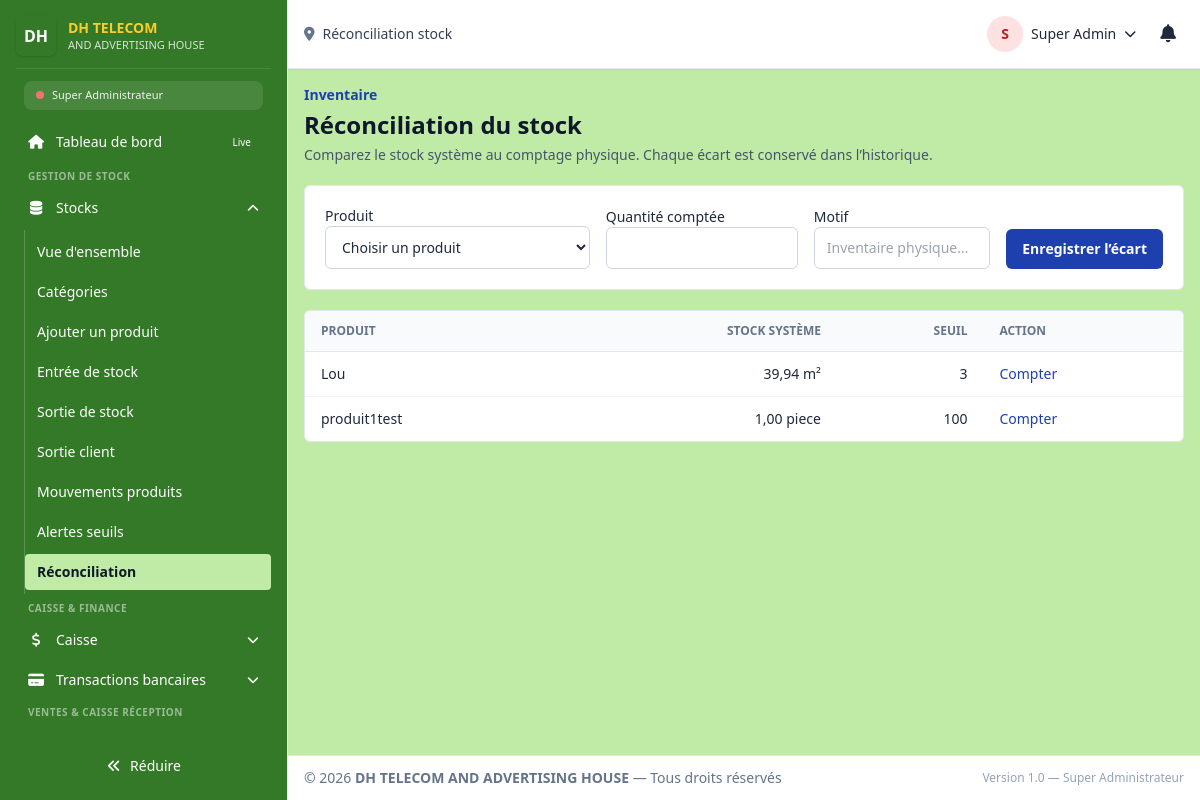
Before: /super_admin/stock/reconciliation (signed in) with the older database file.
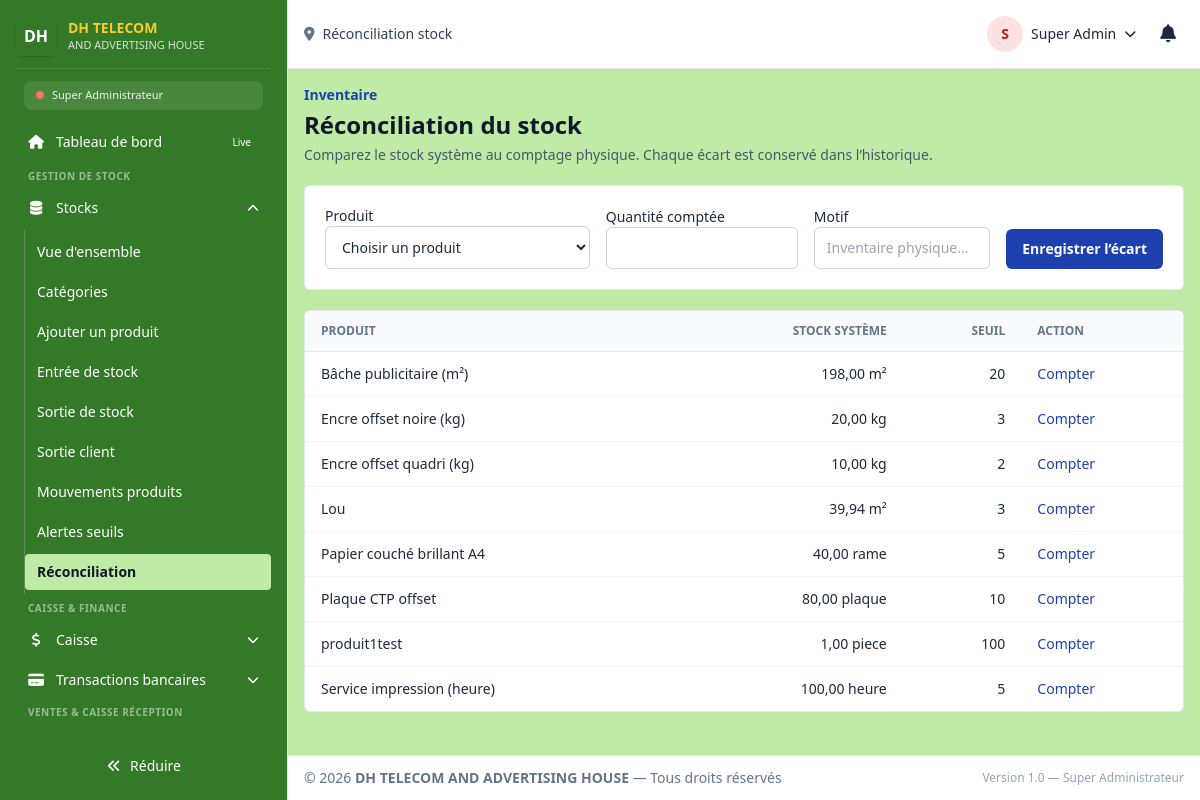
After: the same page with the newer database file.
### tables this page shows
CREATE TABLE `users` (
  `id` int(100) NOT NULL,
  `profil` varchar(255) NOT NULL DEFAULT '',
  `user_name` varchar(255) NOT NULL,
  `password` varchar(255) NOT NULL COMMENT 'bcrypt hash',
  `secret_code` varchar(255) DEFAULT NULL,
  `category` varchar(100) DEFAULT NULL COMMENT 'Réf cat_users.category',
  `f_name` varchar(100) DEFAULT NULL,
  `l_name` varchar(100) DEFAULT NULL,
  `telephone` varchar(100) DEFAULT NULL,
  `email` varchar(100) DEFAULT NULL,
  `adress` varchar(100) NOT NULL DEFAULT '',
  `level` varchar(100) NOT NULL DEFAULT '',
  `salary` decimal(10,0) NOT NULL DEFAULT 0,
  `status` varchar(100) NOT NULL DEFAULT 'Disponible',
  `session_id` varchar(1000) NOT NULL DEFAULT '',
  `admission` date NOT NULL DEFAULT curdate(),
  `reset_token` varchar(255) DEFAULT NULL,
  `token_expiry` datetime DEFAULT current_timestamp(),
  `jwt_secret` varchar(255) DEFAULT NULL COMMENT 'Secret personnel pour JWT',
  `last_login` datetime DEFAULT NULL,
  `failed_attempts` int(11) DEFAULT 0,
  `locked_until` datetime DEFAULT NULL,
  `created_at` timestamp NOT NULL DEFAULT current_timestamp(),
  `updated_at` timestamp NOT NULL DEFAULT current_timestamp() ON UPDATE current_timestamp()
);

CREATE TABLE `stock` (
  `id` int(100) NOT NULL,
  `reference` varchar(50) DEFAULT NULL,
  `barcode` varchar(50) DEFAULT NULL,
  `bar_code` int(11) NOT NULL DEFAULT 0,
  `medicine_name` varchar(100) NOT NULL,
  `color` varchar(10) NOT NULL DEFAULT '#000000',
  `category` varchar(255) NOT NULL,
  `sub_category_id` int(11) DEFAULT NULL,
  `shelf` text DEFAULT NULL,
  `registered_quantity` decimal(10,2) NOT NULL DEFAULT 0.00,
  `used_quantity` decimal(10,2) NOT NULL DEFAULT 0.00,
  `actual_quantity` decimal(10,2) NOT NULL DEFAULT 0.00,
  `register_date` varchar(100) NOT NULL,
  `expire_date` varchar(100) DEFAULT NULL,
  `sell_type` varchar(100) NOT NULL,
  `unit_id` int(11) DEFAULT NULL,
  `purchase_unit_id` int(11) DEFAULT NULL,
  `sale_unit_id` int(11) DEFAULT NULL,
  `origin` varchar(50) NOT NULL DEFAULT '',
  `quality` varchar(50) NOT NULL DEFAULT 'Standard',
  `actual_price` decimal(10,0) NOT NULL DEFAULT 0,
  `selling_price` decimal(10,0) NOT NULL DEFAULT 0,
  `profit_price` decimal(10,0) NOT NULL DEFAULT 0,
  `status` varchar(100) NOT NULL DEFAULT 'Disponible',
  `inventory` decimal(10,2) NOT NULL DEFAULT 0.00,
  `storage_conditions` varchar(255) NOT NULL DEFAULT '',
  `profil` varchar(100) NOT NULL DEFAULT '',
  `guard` decimal(10,0) NOT NULL DEFAULT 0,
  `requisition` decimal(10,2) DEFAULT 0.00,
  `seuil` decimal(10,0) NOT NULL DEFAULT 3 COMMENT 'Seuil alerte stock',
  `totalPrice` decimal(15,0) GENERATED ALWAYS AS (`actual_quantity` * `actual_price`) STORED,
  `low_stock_alert` tinyint(1) DEFAULT 0,
  `expiring_alert` tinyint(1) DEFAULT 0,
  `created_at` timestamp NOT NULL DEFAULT current_timestamp(),
  `updated_at` timestamp NOT NULL DEFAULT current_timestamp() ON UPDATE current_timestamp(),
  `grammage` int(11) DEFAULT NULL COMMENT 'g/m² pour papier',
  `format` varchar(50) DEFAULT NULL COMMENT 'A4, A3, SRA3...',
  `dimensions_mm` varchar(50) DEFAULT NULL,
  `laize` decimal(10,2) DEFAULT NULL COMMENT 'Largeur rouleau (m)',
  `thickness_mm` decimal(10,2) DEFAULT NULL COMMENT 'Épaisseur (mm)',
  `ink_color` varchar(50) DEFAULT NULL COMMENT 'Couleur encre',
  `support_type` varchar(100) DEFAULT NULL,
  `finish_type` varchar(100) DEFAULT NULL COMMENT 'Brillant, mat, soft touch',
  `brand` varchar(100) DEFAULT NULL,
  `supplier_id` int(100) DEFAULT NULL COMMENT 'Réf partners.id',
  `location` varchar(100) DEFAULT NULL COMMENT 'Emplacement entrepôt',
  `min_stock_alert` decimal(10,2) DEFAULT 0.00 COMMENT 'Seuil alerte',
  `reorder_level` decimal(10,2) DEFAULT 0.00 COMMENT 'Seuil réappro',
  `purchase_price` decimal(15,2) DEFAULT 0.00,
  `photo_url` varchar(500) DEFAULT NULL,
  `notes` text DEFAULT NULL
);

### router.php (called while the page is built, shortened)
<?php
require_once __DIR__ . "/dash/template/permissions.php";
if (!function_exists('app_url')) {
    function app_url(string $path = ''): string
    {
        return APP_BASE_PATH . '/' . ltrim($path, '/');
    }
}
if (!function_exists('app_route_url')) {
    function app_route_url(string $path, ?string $role = null): string
    {
        $role = $role ?? ($_SESSION['role'] ?? '');
        $path = trim($path, '/');
        if ($role !== '' && $path !== $role && strpos($path, $role . '/') !== 0) {
            $path = $role . '/' . $path;
        }
        return app_url($path);
    }
}
$ROUTES_BY_ROLE  = [];
foreach ($ROLES as $roleName => $roleDefinition) {
    $roleUser = ["role_system" => $roleName];
    $ROUTES_BY_ROLE[$roleName] = [];
    foreach ($ROUTE_DEFINITIONS as $routeName => $routeDefinition) {
        $roleRoute = $roleName . '/' . $routeName;
        if (userCan($roleUser, $routeDefinition[1])) {
            if ($roleName === "receptionniste" && $routeName === "accueil") {
                $routeDefinition[0] = "./dash/receptionist/index.php";
            }
            if ($roleName === "comptable" && $routeName === "accueil") {
                $routeDefinition[0] = "./dash/comptable/index.php";
            }
            if ($roleName === "magasinier" && $routeName === "accueil") {
                $routeDefinition[0] = "./dash/magasinier/index.php";
            }
            $ROUTES_BY_ROLE[$roleName][$roleRoute] = $routeDefinition;
        }
    }
}
$ROLE_ALIASES = [
    "Super Admin" => "super_admin",
    "Admin"       => "directeur_general",
    "caissier"    => "comptable",
    "agent"       => "magasinier",
    "Utilisateur" => "travailleur",
];
require_once __DIR__ . "/api/database.php";
$db = Database::getInstance();
$userRecord = $db->fetch(
    "SELECT id, user_name, category, f_name, l_name, status, profil
     FROM users
     WHERE id = ?
     LIMIT 1",
    [$_SESSION["user_id"]]
);
$role = $ROLE_ALIASES[$userRecord["category"] ?? ""] ?? ($userRecord["category"] ?? "");
$ROUTES = $ROUTES_BY_ROLE[$role];
$route = $_GET['route'] ?? ($role . '/accueil');
$route = trim($route, '/');
$route = strtolower($route);
    ?>
    <?php
list($file, $requiredPermission, $pageTitle) = $ROUTES[$route];
    ?>
    <?php
$pagePath = __DIR__ . "/" . $file;
    ?>
    <?php
require $pagePath;
$content = ob_get_clean();
require_once __DIR__ . "/dash/template/layout.php";

### api/database.php (called while the page is built, shortened)
<?php
class Database
{
    private static $instance = null;
    private $pdo;
    private function __construct()
    {
        $dsn = 'mysql:host=' . DB_HOST
             . ';port=' . DB_PORT
             . ';dbname=' . DB_NAME
             . ';charset=' . DB_CHARSET;
        $options = [
            PDO::ATTR_ERRMODE            => PDO::ERRMODE_EXCEPTION,
            PDO::ATTR_DEFAULT_FETCH_MODE => PDO::FETCH_ASSOC,
            PDO::ATTR_EMULATE_PREPARES   => false,
            PDO::ATTR_PERSISTENT         => false,
            PDO::ATTR_TIMEOUT            => 5,
            PDO::ATTR_STRINGIFY_FETCHES  => false,
            PDO::MYSQL_ATTR_INIT_COMMAND => "SET NAMES " . DB_CHARSET
                                          . " COLLATE " . DB_COLLATION
                                          . ", time_zone = '+02:00'",
        ];
        try {
            $this->pdo = new PDO($dsn, DB_USER, DB_PASS, $options);
        } catch (PDOException $e) {
            $this->logError($e);
            die('Erreur de connexion à la base de données : ' . $e->getMessage());
        }
    }
    public static function getInstance()
    {
        if (self::$instance === null) {
            self::$instance = new self();
        }
        return self::$instance;
    }
    public function query($sql, $params = [])
    {
        $start = microtime(true);
        try {
            $stmt = $this->pdo->prepare($sql);
            $stmt->execute($params);
            return $stmt;
        } catch (PDOException $e) {
            $this->logError($e, $sql, $params);
            throw $e;
        }
    }
    public function fetch($sql, $params = [])
    {
        $result = $this->query($sql, $params)->fetch();
        return $result === false ? null : $result;
    }
    public function fetchAll($sql, $params = [])
    {
        return $this->query($sql, $params)->fetchAll();
    }
}

### dash/magasinier/_inventory.php (called while the page is built, shortened)
<?php
if (!function_exists('inventoryEscape')) {
    function inventoryEscape($value): string
    {
        return htmlspecialchars((string) $value, ENT_QUOTES, 'UTF-8');
    }
}

### dash/template/permissions.php (called while the page is built, shortened)
<?php
function getRoleColor(string $role): string
{
    global $ROLES;
    return $ROLES[$role]["color"] ?? "slate";
}

### dash/magasinier/stock_reconciliation.php (the view, shortened to what the rows shown need)
<?php
require_once __DIR__.'/../../api/database.php'; require_once __DIR__.'/_inventory.php';
$db=Database::getInstance(); $errors=[]; $productId=(int)($_GET['product_id']??$_POST['product_id']??0); $newQuantity=(string)($_POST['new_quantity']??''); $reason=trim((string)($_POST['reason']??'')); inventoryEnsureCsrf();
$products=$db->fetchAll('SELECT id,medicine_name,actual_quantity,seuil,sell_type FROM stock ORDER BY medicine_name');$flash=$_SESSION['flash_message']??null;unset($_SESSION['flash_message']);
?>
<section class="space-y-5"><header><h1 class="mt-1 text-2xl font-bold text-slate-900">Réconciliation du stock</h1></header>
<div class="overflow-x-auto rounded-md border border-slate-200 bg-white"><table class="min-w-full divide-y text-sm"><thead class="bg-slate-50 text-left text-xs uppercase text-slate-500"><tr><th class="px-4 py-3">Produit</th><th class="px-4 py-3 text-right">Stock système</th><th class="px-4 py-3 text-right">Seuil</th><th class="px-4 py-3">Action</th></tr></thead><tbody class="divide-y divide-slate-100"><?php if(!$products):?><tr><td colspan="4" class="px-4 py-10 text-center text-slate-500">Aucun produit à réconcilier.</td></tr><?php else:foreach($products as $product):?><tr><td class="px-4 py-3 font-medium"><?=inventoryEscape($product['medicine_name'])?></td><td class="px-4 py-3 text-right"><?=number_format((float)$product['actual_quantity'],2,',',' ')?> <?=inventoryEscape($product['sell_type'])?></td><td class="px-4 py-3 text-right"><?=number_format((float)$product['seuil'],0,',',' ')?></td><td class="px-4 py-3"><a href="<?=inventoryEscape(app_route_url('stock/reconciliation'))?>?product_id=<?=(int)$product['id']?>" class="text-sm font-medium text-blue-800 hover:underline">Compter</a></td></tr><?php endforeach;endif;?></tbody></table></div></section>

### dash/template/layout.php (shortened to what the rows shown need)
<?php
require_once __DIR__ . "/permissions.php";
$escName   = htmlspecialchars($user["nom_complet"] ?? "Utilisateur", ENT_QUOTES, 'UTF-8');
$roleColor = getRoleColor($user["role_system"] ?? "");
$escAvatar = !empty($user["avatar"]) ? htmlspecialchars($user["avatar"], ENT_QUOTES, 'UTF-8') : null;
            ?>
<!doctype html>
<html lang="fr">
<head>
    <link rel="stylesheet"
          href="https://cdnjs.cloudflare.com/ajax/libs/font-awesome/6.5.1/css/all.min.css"
>
    <script src="https://cdn.tailwindcss.com"></script>
</head>
<body class="min-h-screen bg-[#C0EBA6] text-slate-800 antialiased">
<div id="app" class="relative flex h-screen">
    <div id="mainArea" class="w-0 min-w-0 flex-1 flex flex-col min-h-0 ml-0 lg:ml-72 anim-smooth">
        <header class="flex items-center justify-between gap-4 px-4 py-3 border-b bg-white shadow-sm">
            <div class="flex items-center gap-3">
                <div class="relative">
                    <button id="userBtn" type="button" aria-haspopup="true" aria-expanded="false"
                            class="flex items-center gap-2 p-1 rounded hover:bg-slate-100 focus:outline-none">
                        <?php if ($escAvatar): ?>
                            <img class="h-9 w-9 rounded-full object-cover" src="<?= $escAvatar ?>" alt="<?= $escName ?>">
                        <?php else: ?>
                            <span class="inline-flex h-9 w-9 rounded-full bg-<?= $roleColor ?>-100 text-<?= $roleColor ?>-700 items-center justify-center font-semibold text-sm">
                                <?= strtoupper(substr($escName, 0, 1)) ?>
                            </span>
                        <?php endif; ?>
                        <span class="hidden sm:inline text-sm font-medium"><?= $escName ?></span>
                        <i class="fa-solid fa-chevron-down text-xs"></i>
                    </button>
                </div>
            </div>
        </header>
        <main id="content" class="min-w-0 flex-1 overflow-x-hidden overflow-y-auto p-4">
            <?php
            if (isset($content) && $content !== '') {
                echo $content;
            } else {
                echo '<div class="p-4 bg-yellow-50 text-yellow-800 rounded">Aucun contenu à afficher.</div>';
            }
            ?>
        </main>
    </div>
</div>
</body>
</html>

Changed rows visible on the page:
added stock: medicine_name "Bâche publicitaire (m²)", actual_quantity "198,00", sell_type "m²", seuil "20"
added stock: medicine_name "Encre offset noire (kg)", actual_quantity "20,00", sell_type "kg", seuil "3"
added stock: medicine_name "Encre offset quadri (kg)", actual_quantity "10,00", sell_type "kg", seuil "2"
added stock: medicine_name "Papier couché brillant A4", actual_quantity "40,00", sell_type "rame", seuil "5"
added stock: medicine_name "Plaque CTP offset", actual_quantity "80,00", sell_type "plaque", seuil "10"
added stock: medicine_name "Service impression (heure)", actual_quantity "100,00", sell_type "heure", seuil "5"
